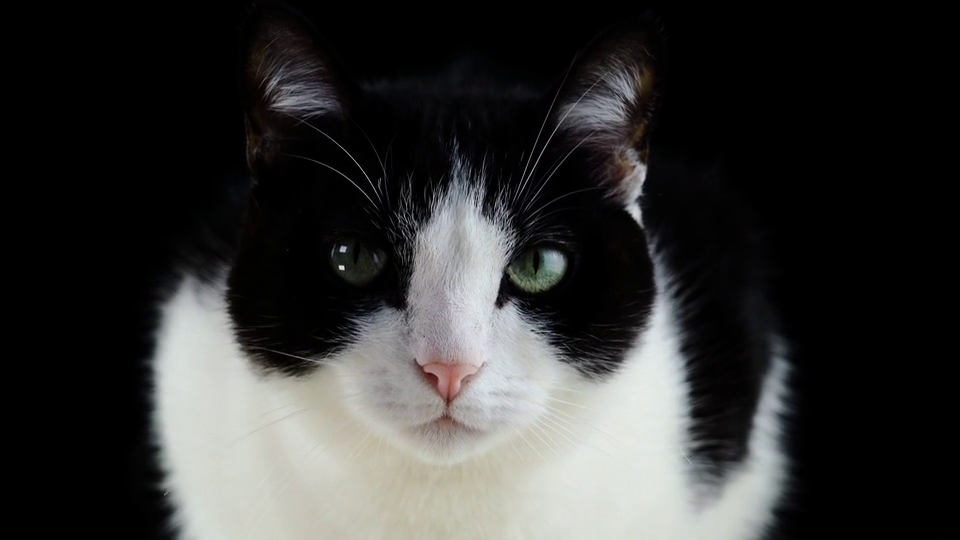
//> input picture frame 29 of Cat.mp4, 960 x 540 px
$ ./Assignment_3rd_4   (built with g++ and OpenCV 4)
//> lines starting //> are read from the running program, lines starting //| are printed output that depends on the picture
#include <opencv2/opencv.hpp>
#include <iostream>

int main() {
    // 1. 영상 열기
    cv::VideoCapture cap("/root/computer_vision/Cat.mp4");
    if (!cap.isOpened()) {
        std::cerr << "영상을 열 수 없습니다." << std::endl;
        return -1;
    }

    int target_frame_index = 50; // 저장하고 싶은 프레임 번호 (0부터 시작)

    // 2. 프레임 수 확인
    int total_frames = static_cast<int>(cap.get(cv::CAP_PROP_FRAME_COUNT));
    std::cout << "총 프레임 수: " << total_frames << std::endl;

    if (target_frame_index >= total_frames) {
        std::cerr << "지정한 프레임 번호가 영상 길이를 초과합니다." << std::endl;
        return -1;
    }

    // 3. 해당 프레임으로 이동
    cap.set(cv::CAP_PROP_POS_FRAMES, target_frame_index);

    cv::Mat frame, red_frame;
    cap >> frame;
//> frame is the input picture: 540 rows x 960 cols, CV_8UC3; mean B, G, R 51.8, 52.9, 52.8
    if (frame.empty()) {
        std::cerr << "프레임을 불러올 수 없습니다." << std::endl;
        return -1;
    }

    // 4. 빨간색 추가
    red_frame = frame.clone();
    std::vector<cv::Mat> channels;
    cv::split(red_frame, channels);
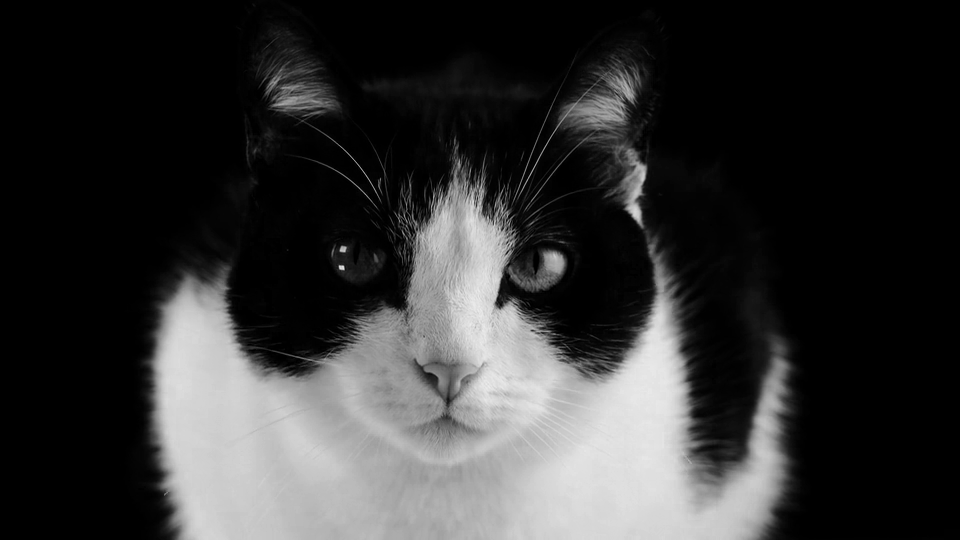
//> channels[0]: 540 rows x 960 cols, CV_8UC1; min 0, max 236, mean 51.8
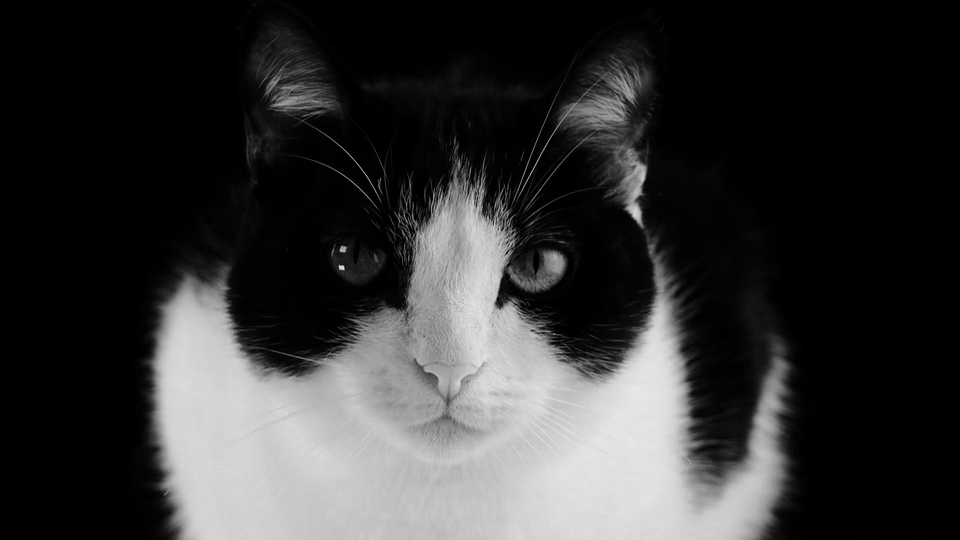
//> channels[2]: 540 rows x 960 cols, CV_8UC1; min 0, max 233, mean 52.8
    channels[2] = cv::min(channels[2] + 100, 255);  // R 채널 증가
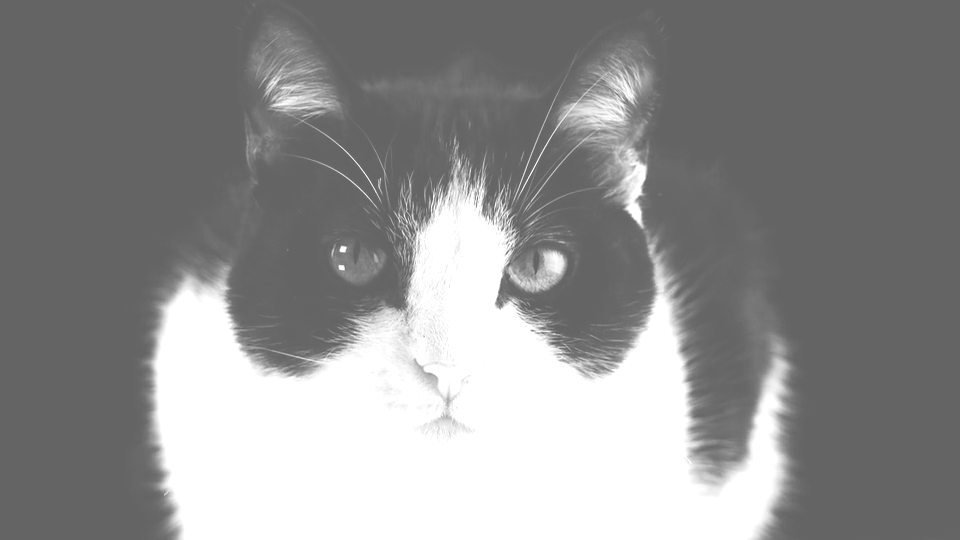
//> channels[2]: 540 rows x 960 cols, CV_8UC1; min 100, max 255, mean 143.3
    cv::merge(channels, red_frame);
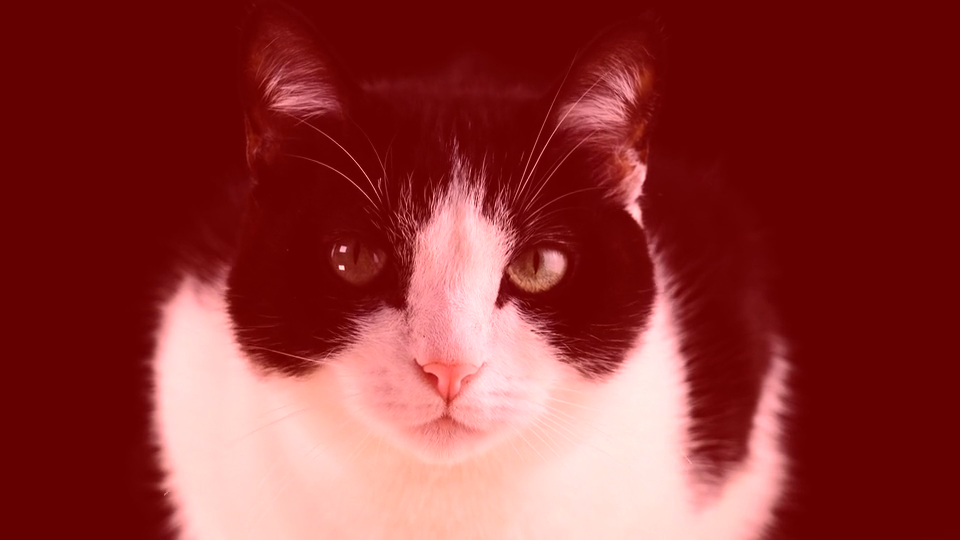
//> red_frame: 540 rows x 960 cols, CV_8UC3; mean B, G, R 51.8, 52.9, 143.3

    // 5. 이미지로 저장
    if (!cv::imwrite("RedFrame50.jpg", red_frame)) {
        std::cerr << "프레임 저장 실패!" << std::endl;
        return -1;
    }

    // 6. 시각화 (선택)
    cv::imshow("Red Frame 50", red_frame);
    cv::waitKey(0);
    cv::destroyAllWindows();

    std::cout << "50번째 프레임을 저장했습니다: RedFrame50.jpg" << std::endl;
    return 0;
}

$ run again, starting later in the video
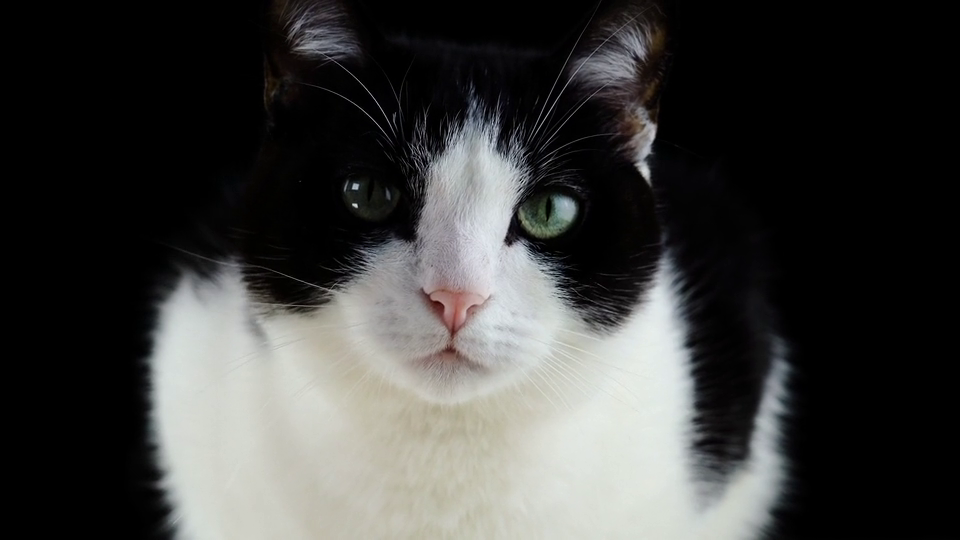
//> input picture frame 132 of Cat.mp4, 960 x 540 px
//> frame is the input picture: 540 rows x 960 cols, CV_8UC3; mean B, G, R 61.9, 63.5, 63.4
//> `channels[2] = cv::min(channels[2] + 100, 255);`:
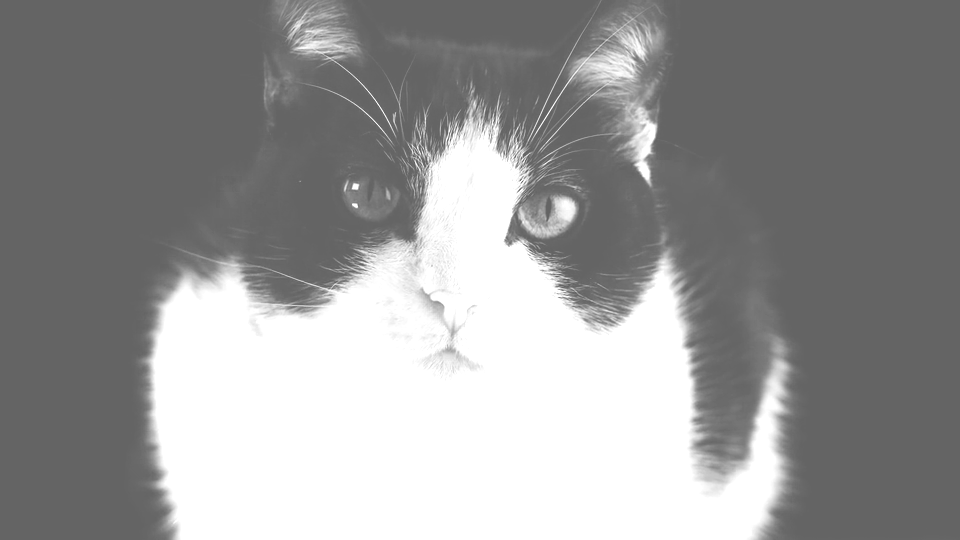
//> channels[2]: 540 rows x 960 cols, CV_8UC1; min 100, max 255, mean 151.4
//> `cv::merge(channels, red_frame);`:
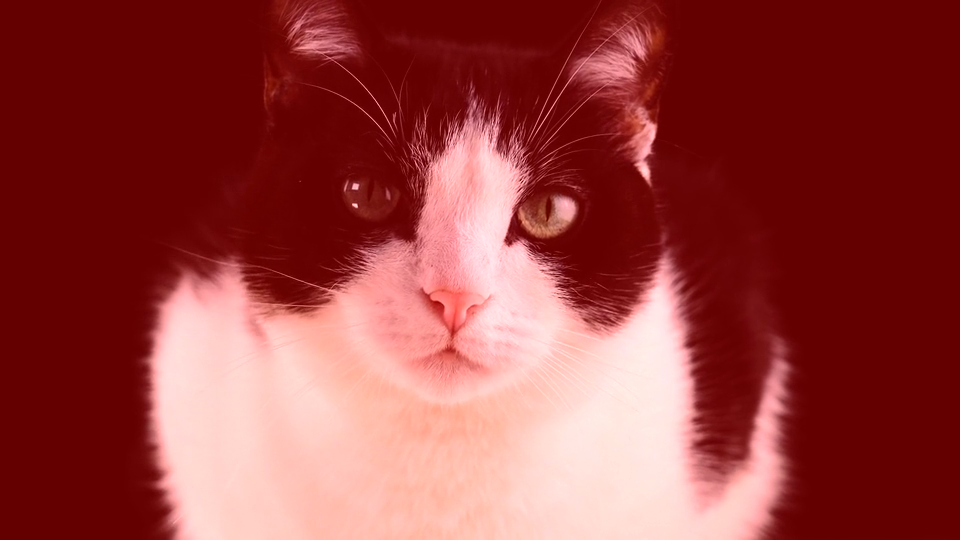
//> red_frame: 540 rows x 960 cols, CV_8UC3; mean B, G, R 61.9, 63.5, 151.4

$ run again, starting later in the video
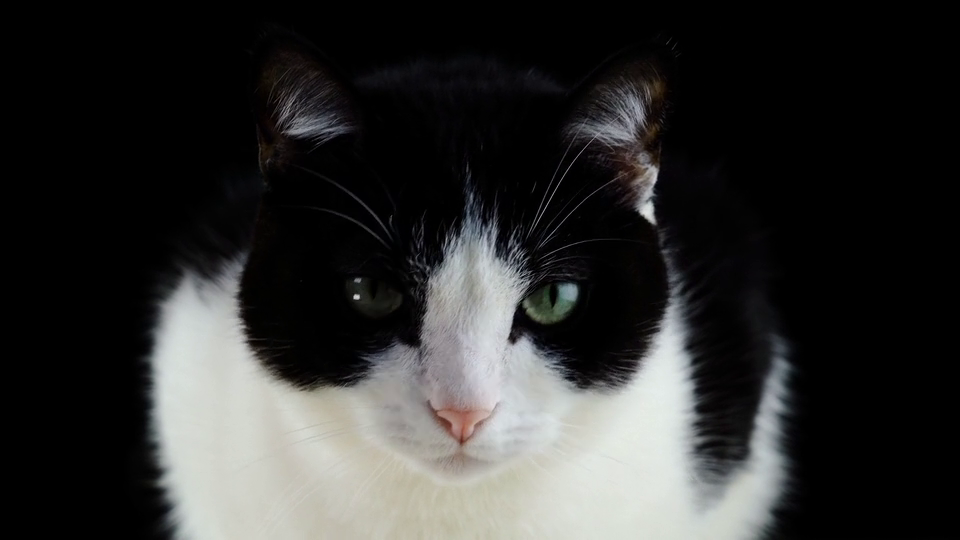
//> input picture frame 235 of Cat.mp4, 960 x 540 px
//> frame is the input picture: 540 rows x 960 cols, CV_8UC3; mean B, G, R 47.7, 48.6, 48.5
//> `channels[2] = cv::min(channels[2] + 100, 255);`:
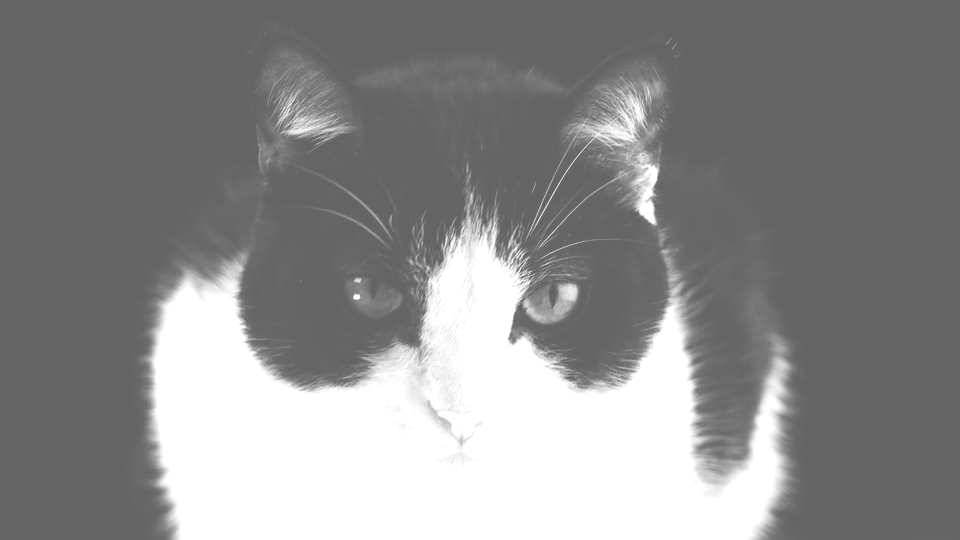
//> channels[2]: 540 rows x 960 cols, CV_8UC1; min 100, max 255, mean 139.8
//> `cv::merge(channels, red_frame);`:
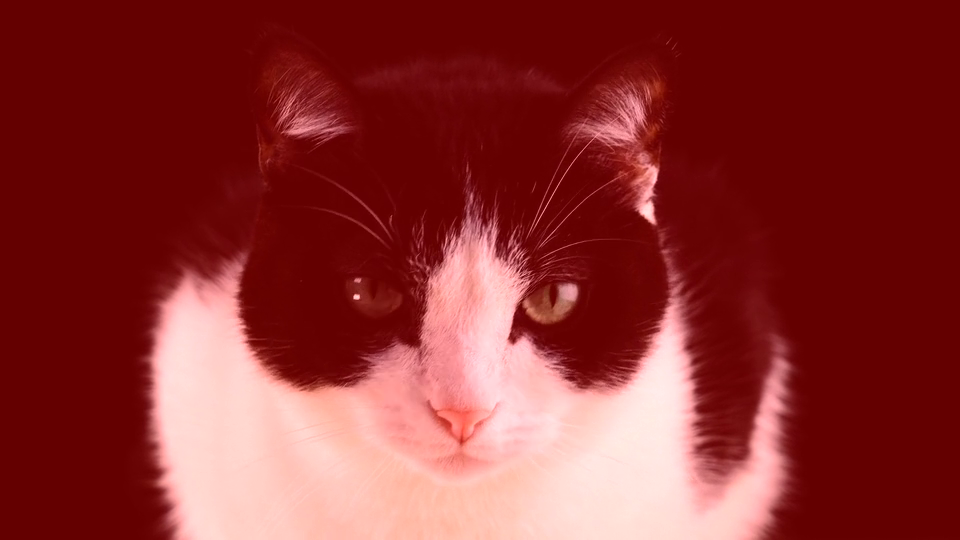
//> red_frame: 540 rows x 960 cols, CV_8UC3; mean B, G, R 47.7, 48.6, 139.8
